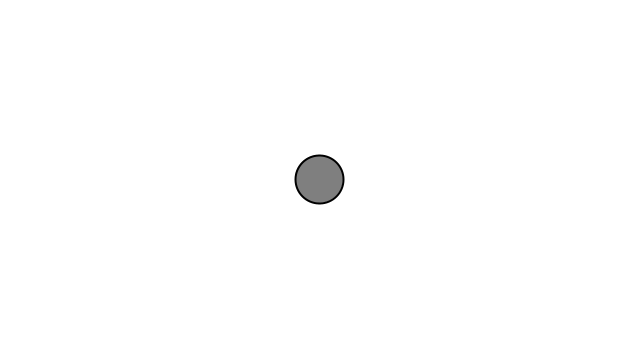
Frame 1 (no input)
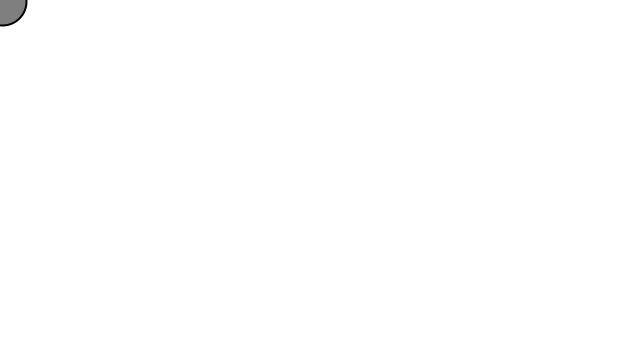
Frame 60 (the mouse pressed at the canvas centre just before this capture)
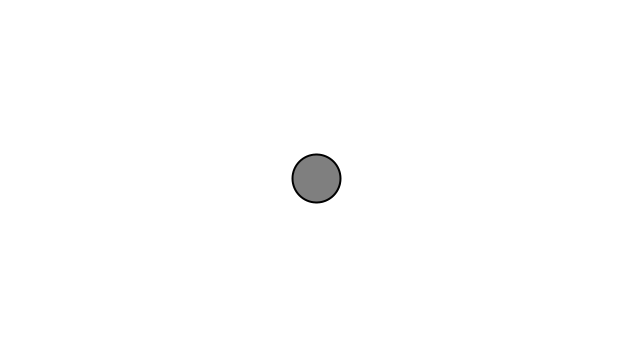
Frame 120 (the mouse held since frame 60 and released just before this capture)

The Processing sketch that drew these frames (run headless with seeded random() and noise(); from frame 60 on, the mouse is pressed at the canvas centre):

// Processing sketch: PIDSimulation
// ── PIDSimulation.pde
// The Nature of Code
// Daniel Shiffman
// http://natureofcode.com

Mover m;

void setup() {
  size(640, 360);
  m = new Mover();
}

void draw() {
  background(255);

  PVector wind = new PVector(noise(frameCount/100f), 0);
  PVector gravity = new PVector(0, 0.1);
  //m.applyForce(wind);
  //m.applyForce(gravity);

  m.update();
  m.display();
}
// ── Mover.pde
class Mover {

  PVector pos, vel, acc;
  float mass;

  PID xPid, yPid;

  Mover() {
    pos = new PVector(width/2, height/2);
    vel = new PVector(0, 0);
    acc = new PVector(0, 0);
    mass = 1;

    xPid = new PID(0.01, 0, 3);
    yPid = new PID(0.01, 0, 3);
  }

  void applyForce(PVector force) {
    PVector f = PVector.div(force, mass);
    acc.add(f);
  }

  void update() {
    applyForce(new PVector(xPid.compute(pos.x, mouseX), yPid.compute(pos.y, mouseY)));
    //applyForce(new PVector(xPid.compute(position.x, width/2), yPid.compute(position.y, height/2)));

    vel.add(acc);
    pos.add(vel);
    acc.mult(0);
  }

  void display() {
    stroke(0);
    strokeWeight(2);
    fill(127);
    ellipse(pos.x, pos.y, 48, 48);
  }
}
// ── PID.pde
class PID {
  float kP, kI, kD;
  float minOutput, maxOutput;
  float prevError, integral;
  float lastTime;

  PID(float kP_, float kI_, float kD_) {
    kP = kP_;
    kI = kI_;
    kD = kD_;

    minOutput = -1;
    maxOutput = 1;

    prevError = 0;
    integral = 0;

    lastTime = millis();
  }

  void setMinMaxOut(float min, float max) {
    minOutput = min;
    maxOutput = max;
  }

  float compute(float input, float setPoint) {
    float now = millis();
    float deltaTime = now - lastTime;

    float error = setPoint - input;

    integral += error * kI;

    float output = error * kP + integral + kI + ((error - prevError) / deltaTime) * kD;

    prevError = error;
    lastTime = now;

    return constrain(output, minOutput, maxOutput);
  }
}
